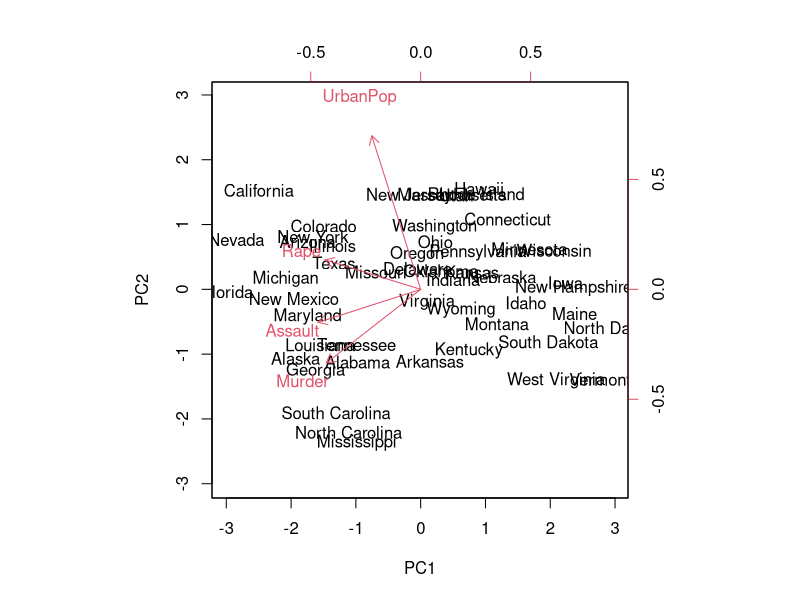
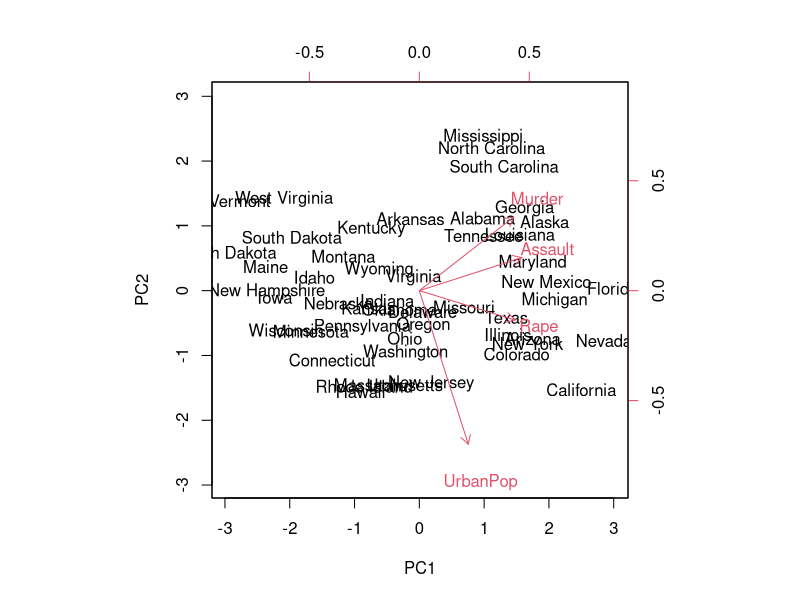
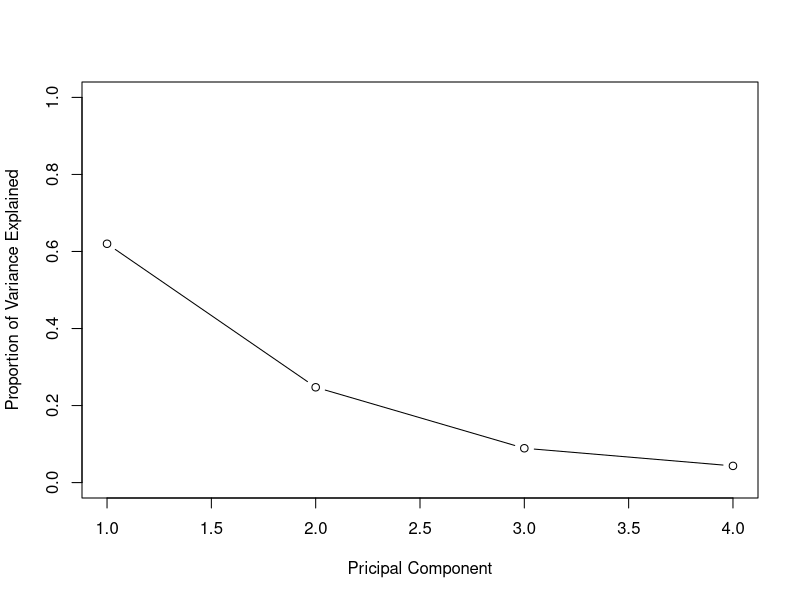
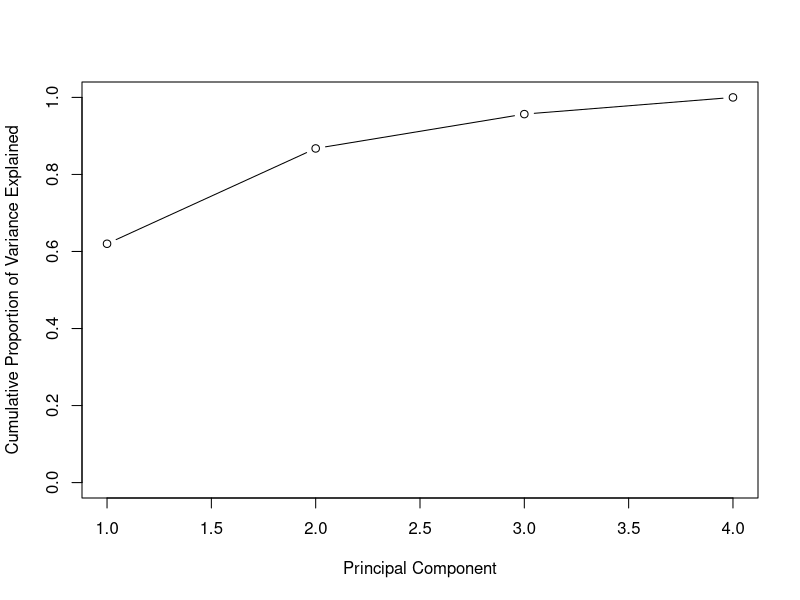

Write R code to recreate these figures, in order.
## ---- chunk 1
setwd("/Users/lalo/CodingComplication/DataScienceProjects/Statistical_Learning_In_R/Clustering")

## ---- chunk 2
cat('\014')
states = row.names(USArrests)
# All the states
states
# Catigory data
names(USArrests)
# Means of each Catogory
apply(USArrests, 2, mean)
# Variatin of each Catigory
apply(USArrests, 2, var)

## ---- chunk 3
pr.out=prcomp(USArrests, scale=TRUE)
names(pr.out)
pr.out$center
pr.out$scale
pr.out$rotation

biplot(pr.out, scale=0)
pr.out$rotation = -pr.out$rotation
pr.out$x = -pr.out$x
biplot(pr.out, scale = 0)
## ---- chunk 4
pr.out$sdev

pr.var=pr.out$sdev^2
pr.var
pve = pr.var/sum(pr.var)

plot(pve, xlab="Pricipal Component", ylab="Proportion of Variance Explained",ylim = c(0,1), type = 'b')
plot(cumsum(pve), xlab = "Principal Component", ylab = "Cumulative Proportion of Variance Explained", ylim = c(0,1), type = 'b')
